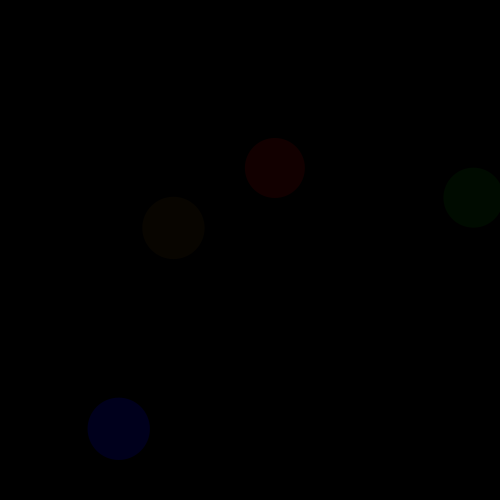
Frame 1 (no input)
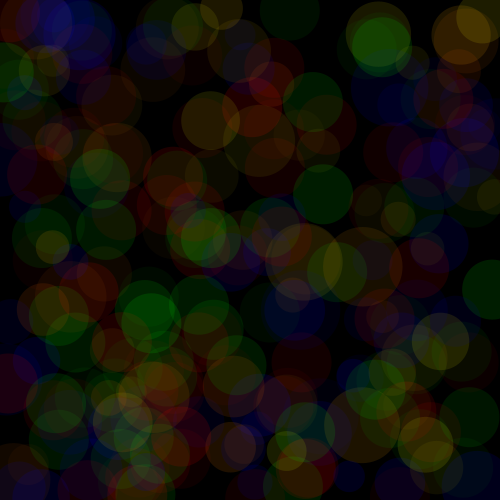
Frame 60 (the mouse pressed at the canvas centre just before this capture)
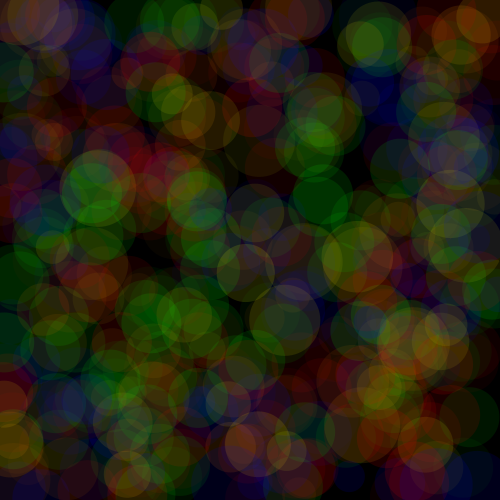
Frame 120 (the mouse held since frame 60 and released just before this capture)

The Processing sketch that drew these frames (run headless with seeded random() and noise(); from frame 60 on, the mouse is pressed at the canvas centre):

// Processing sketch: processing_161200
// ── processing_161200.pde


void setup() {
  size(500, 500);
  fill(0);
  background(0);
  noStroke();
}

void draw() {
  float taille = random(30,80);
 
  if (keyPressed == true)
  { 
    fill(0, 0, random(200, 255), random(10, 25));
    rect(random(500), random(500), taille, taille);
    
    fill(random(200, 255), 0, 0, random(10, 25));
    rect(random(500), random(500), taille, taille);  
    
    fill(random(200, 255), random(80, 255), 0, random(10, 25));
    rect(random(500), random(500), taille, taille); 
    
    fill(0, random(200, 255), 0, random(10, 25));
    rect(random(500), random(500), taille, taille);
  }

  else {  
    fill(0, 0, random(200, 255), random(10, 35));
    ellipse(random(500), random(500), taille, taille);
    
    fill(random(200, 255), 0, 0, random(10, 35));
    ellipse(random(500), random(500), 60, 60);  
    
    fill(random(200, 255), random(80, 255), 0, random(10, 35));
    ellipse(random(500), random(500), taille, taille); 
    
    fill(0, random(200, 255), 0, random(10, 35));
    ellipse(random(500), random(500), 60, 60);
  }  
  
}
